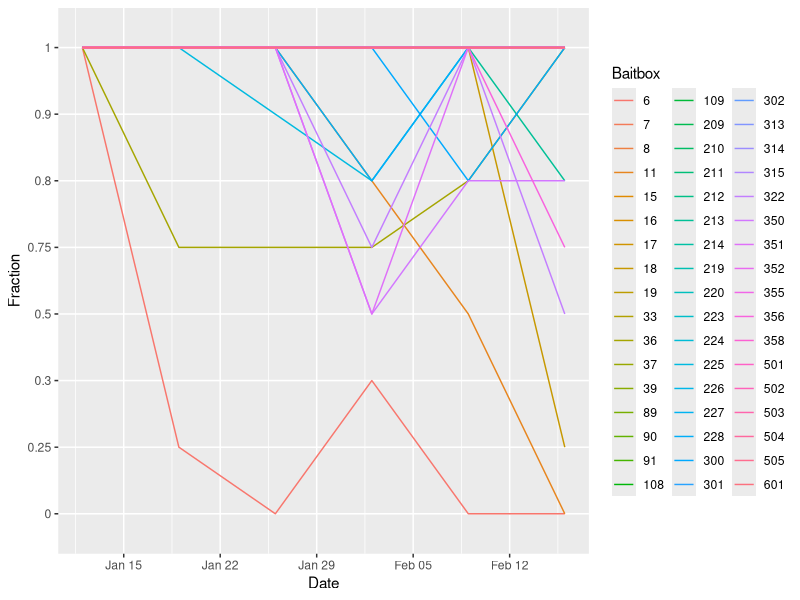
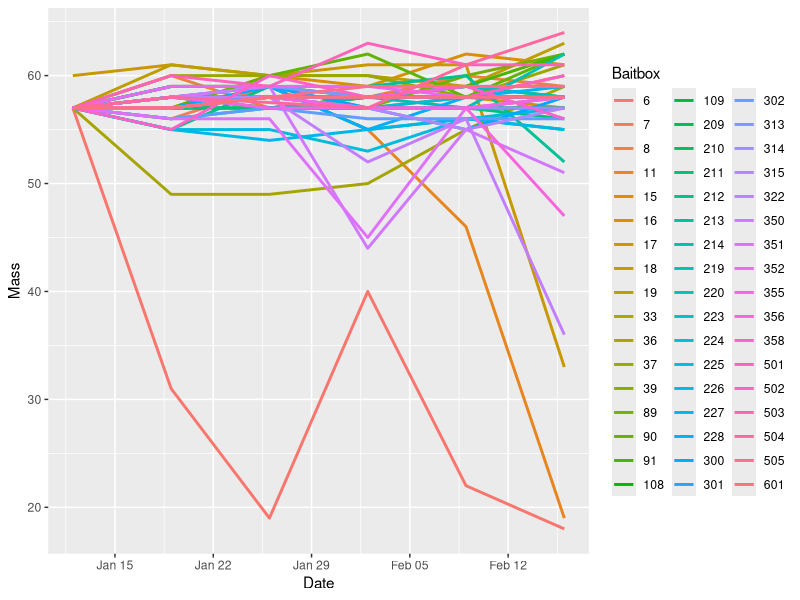
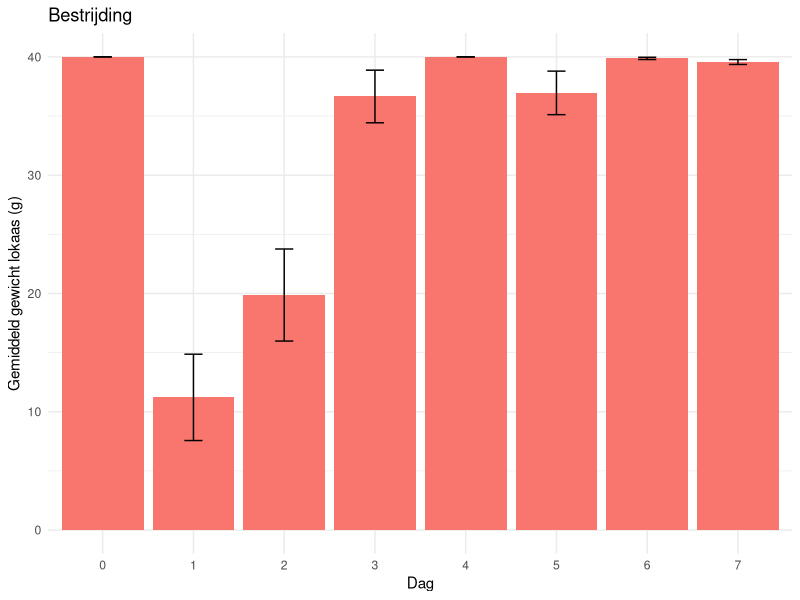
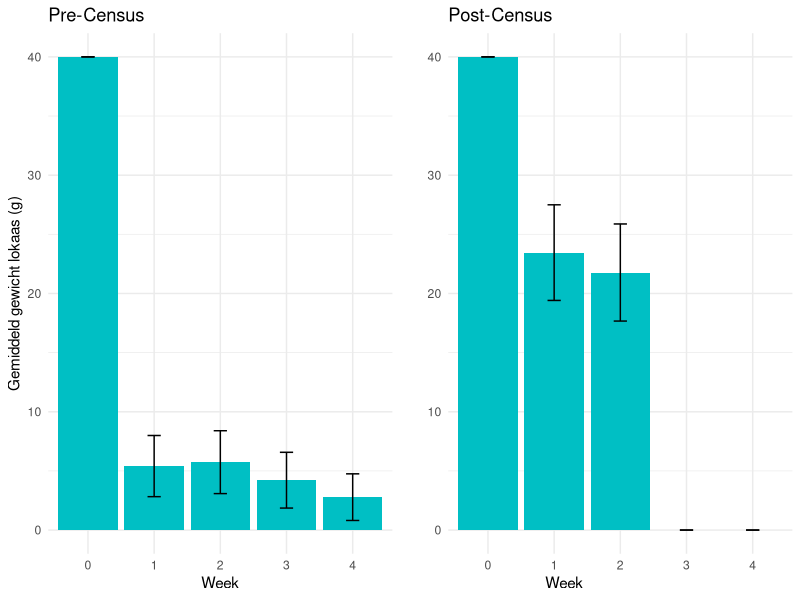
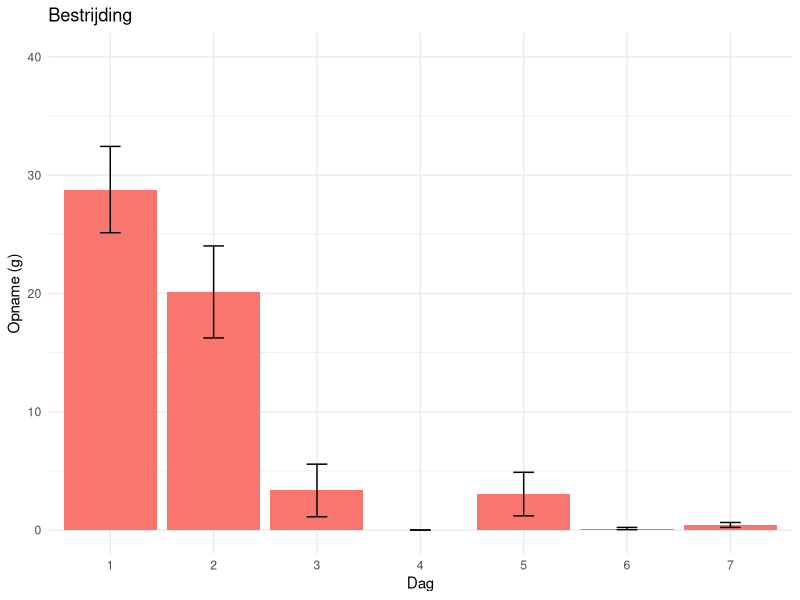
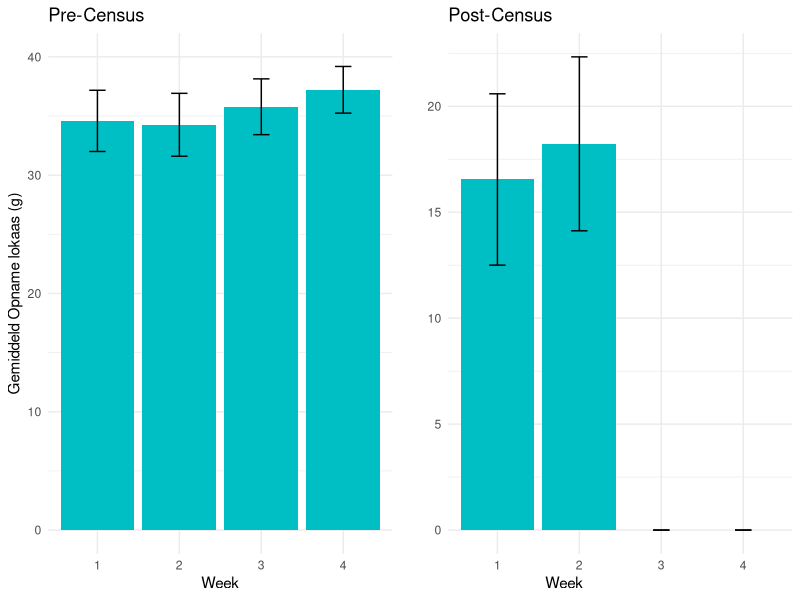

The R source for these figures, in order:
library(ggplot2)
library(sf)
library(reshape2)
library(tidyverse)

#MOLENS GEYSKENS

#read data
getwd()
data<-read.csv("data/Data_Opname.csv",sep=";",header=T)
data$X<-NULL

data$Mass[which(data$Mass>70)]<-NA
data<-na.omit(data)


data$Date<-as.POSIXct(strptime(data$Date, format = "%d/%m/%Y"),tz="UTC")

ggplot(data,aes(x=Date,y=Fraction,group=as.factor(ID),colour=as.factor(ID)))+
  geom_line()+
  scale_color_discrete(name = "Baitbox")

ggplot(data,aes(x=Date,y=Mass,group=as.factor(ID),colour=as.factor(ID)))+
  geom_line(linewidth=1)+
  scale_color_discrete(name = "Baitbox")


# Natlandhoeve Ulbeek

data<-read.csv("data/Opname_Ulbeek.csv",sep=";",header=T)
colnames(data)<-c("Lokaaspunt","Moment0","Moment1","Moment2","Moment3","Moment4",
                  "Moment1","Moment2","Moment3","Moment4","Moment5","Moment6","Moment7",
                  "Moment1","Moment2")
data_pre<-data[,c(1,2:6)]
data_bestrijding<-data[,c(1,7:13)]
data_post<-data[,c(1,14:15)]

data_pre <- melt(data_pre, id.vars = "Lokaaspunt", variable.name = "Moment", value.name = "Gewicht")
data_pre$Week<-gsub("[^0-9]", "", data_pre$Moment)


data_bestrijding <- melt(data_bestrijding, id.vars = "Lokaaspunt", variable.name = "Moment", value.name = "Gewicht")
data_bestrijding$Dag<-gsub("[^0-9]", "", data_bestrijding$Moment)
start<-cbind.data.frame(seq(from=1,to=23,by=1),rep("a",length.out=23),rep(40,length.out=23),rep(0,length.out=23))
colnames(start)<-colnames(data_bestrijding)
data_bestrijding<-rbind.data.frame(data_bestrijding,start)

data_post <- melt(data_post, id.vars = "Lokaaspunt", variable.name = "Moment", value.name = "Gewicht")
data_post$Week<-gsub("[^0-9]", "", data_post$Moment)
start<-cbind.data.frame(seq(from=1,to=23,by=1),rep("a",length.out=23),rep(40,length.out=23),rep(0,length.out=23))
colnames(start)<-colnames(data_post)
data_post<-rbind.data.frame(data_post,start)

#Barplot bestrijding

summary_data <- data_bestrijding %>%
  group_by(Dag) %>%
  summarise(
    mean_gewicht = mean(Gewicht),
    sd_gewicht = sd(Gewicht),
    se_gewicht = sd(Gewicht) / sqrt(n())
  )

ggplot(summary_data, aes(x = Dag, y = mean_gewicht)) +
  geom_bar(stat = "identity", fill = "#F8766D") +
  geom_errorbar(aes(ymin = mean_gewicht - se_gewicht, ymax = mean_gewicht + se_gewicht), width = 0.2) +
  labs(title = "Bestrijding",
       x = "Dag",
       y = "Gemiddeld gewicht lokaas (g)") +
  theme_minimal()

#Barplot census

summary_data_pre <- na.omit(data_pre) %>%
  group_by(Week) %>%
  summarise(
    mean_gewicht = mean(Gewicht),
    sd_gewicht = sd(Gewicht),
    se_gewicht = sd(Gewicht) / sqrt(n())
  )

plot_pre<-ggplot(summary_data_pre, aes(x = Week, y = mean_gewicht)) +
  geom_bar(stat = "identity", fill = "#00BFC4") +
  geom_errorbar(aes(ymin = mean_gewicht - se_gewicht, ymax = mean_gewicht + se_gewicht), width = 0.2) +
  labs(title = "Pre-Census",
       x = "Week",
       y = "Gemiddeld gewicht lokaas (g)") +
  theme_minimal()

summary_data_post <- na.omit(data_post) %>%
  group_by(Week) %>%
  summarise(
    mean_gewicht = mean(Gewicht),
    sd_gewicht = sd(Gewicht),
    se_gewicht = sd(Gewicht) / sqrt(n())
  )

add<-summary_data_post[1:2,]
add$Week<-c(3,4)
add$mean_gewicht<-c(0,0)
add$sd_gewicht<-c(0,0)
add$se_gewicht<-c(0,0)
summary_data_post<-rbind.data.frame(summary_data_post,add)

plot_post<-ggplot(summary_data_post, aes(x = Week, y = mean_gewicht)) +
  geom_bar(stat = "identity", fill = "#00BFC4") +
  geom_errorbar(aes(ymin = mean_gewicht - se_gewicht, ymax = mean_gewicht + se_gewicht), width = 0.2) +
  labs(title = "Post-Census",
       x = "Week                            ",
       y = "") +
  theme_minimal()

library(gridExtra)
grid.arrange(plot_pre, plot_post, ncol = 2)

#Change from weight to opname

# Bestrijding
data_bestrijding$Opname<-40-data_bestrijding$Gewicht
data_bestrijding<-data_bestrijding[which(data_bestrijding$Dag!=0),]
summary_data <- data_bestrijding %>%
  group_by(Dag) %>%
  summarise(
    mean_opname = mean(Opname),
    sd_opname = sd(Opname),
    se_opname = sd(Opname) / sqrt(n())
  )

ggplot(summary_data, aes(x = Dag, y = mean_opname)) +
  geom_bar(stat = "identity", fill = "#F8766D") +
  geom_errorbar(aes(ymin = mean_opname - se_opname, ymax = mean_opname + se_opname), width = 0.2) +
  labs(title = "Bestrijding",
       x = "Dag",
       y = "Opname (g)") +
  theme_minimal()+
  ylim(0,40)

#Pre census
data_pre$Opname<-40-data_pre$Gewicht
data_pre<-data_pre[which(data_pre$Week!=0),]
summary_data_pre <- na.omit(data_pre) %>%
  group_by(Week) %>%
  summarise(
    mean_Opname = mean(Opname),
    sd_Opname = sd(Opname),
    se_Opname = sd(Opname) / sqrt(n())
  )

plot_pre<-ggplot(summary_data_pre, aes(x = Week, y = mean_Opname)) +
  geom_bar(stat = "identity", fill = "#00BFC4") +
  geom_errorbar(aes(ymin = mean_Opname - se_Opname, ymax = mean_Opname + se_Opname), width = 0.2) +
  labs(title = "Pre-Census",
       x = "Week",
       y = "Gemiddeld Opname lokaas (g)") +
  theme_minimal()+
  ylim(0,40)

#Post
data_post$Opname<-40-data_post$Gewicht
data_post<-data_post[which(data_post$Week!=0),]
summary_data_post <- na.omit(data_post) %>%
  group_by(Week) %>%
  summarise(
    mean_Opname = mean(Opname),
    sd_Opname = sd(Opname),
    se_Opname = sd(Opname) / sqrt(n())
  )

add<-summary_data_post[1:2,]
add$Week<-c(3,4)
add$mean_Opname<-c(0,0)
add$sd_Opname<-c(0,0)
add$se_Opname<-c(0,0)
summary_data_post<-rbind.data.frame(summary_data_post,add)

plot_post<-ggplot(summary_data_post, aes(x = Week, y = mean_Opname)) +
  geom_bar(stat = "identity", fill = "#00BFC4") +
  geom_errorbar(aes(ymin = mean_Opname - se_Opname, ymax = mean_Opname + se_Opname), width = 0.2) +
  labs(title = "Post-Census",
       x = "Week                            ",
       y = "") +
  theme_minimal()

library(gridExtra)
grid.arrange(plot_pre, plot_post, ncol = 2)
